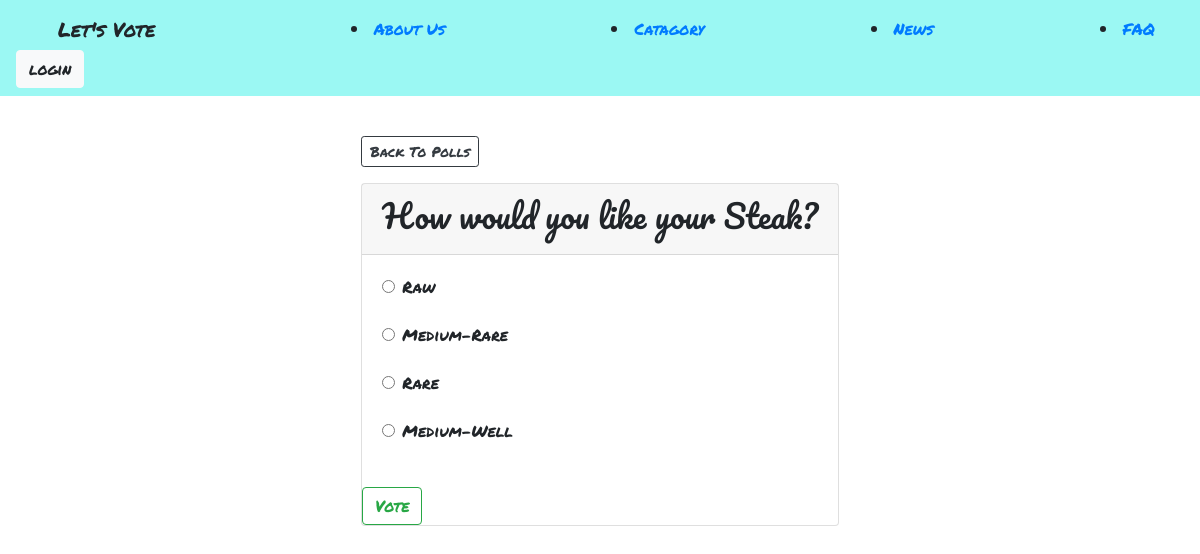
Page /polls/4 on the committed database.
### polls/models.py (models this page shows, shortened)
class Question(models.Model):
    question = models.CharField(max_length = 200)
    start_date = models.DateTimeField("Starts at ",default=timezone.now)

class Choice(models.Model):
    question = models.ForeignKey(Question, on_delete=models.CASCADE)
    choice = models.CharField(max_length=100)
    votes = models.IntegerField(default=0)

### polls/views.py (the view)
# urls.py: path('<int:question_id>', views.detail, name="detail") ,
def detail(request, question_id):
    try:
        question = Question.objects.get(pk=question_id)
    except Question.DoesNotExist:
        raise "Question does not exist!!!"
    return render(request, 'polls/detail.html', {'question': question})

### templates/polls/detail.html (shortened to what this page needs)
{% extends 'base.html' %}
{% block content %}
<a class="btn btn-outline-dark btn-sm mt-3" href="{% url 'polls:index' %}">Back To Polls</a>
<div class="card">
    <form action="{% url 'polls:vote' question.id %}" method="post">
        <div class="card-header">
            <h2>{{question.question}}</h2>
        </div>
        <div class="card-body">
        {% for choice in question.choice_set.all %}
            <div class="form-group form-check" >
                <input
                    type="radio"
                    name="choice"
                    class="form-check-input"
                    id="choice{{ forloop.counter }}"
                    value="{{ choice.id }}"
                />
                <label for="choice{{ forloop.counter }}">{{ choice.choice }}</label>
            </div>
        {% endfor %}
        </div>
        <input type="submit" value="Vote" class="btn btn-outline-success" />
    </form>
</div>
{% endblock %}

### polls/static/style.css (style rules this page uses)
a { font-family: 'Permanent Marker', cursive; }
h2 { font-family: 'Pacifico', cursive; }
div { font-family: 'Permanent Marker', cursive; }

### rows in the picture
Question: question "How would you like your Steak?"
Choice: choice "Raw"
Choice: choice "Medium-Rare"
Choice: choice "Rare"
Choice: choice "Medium-Well"
